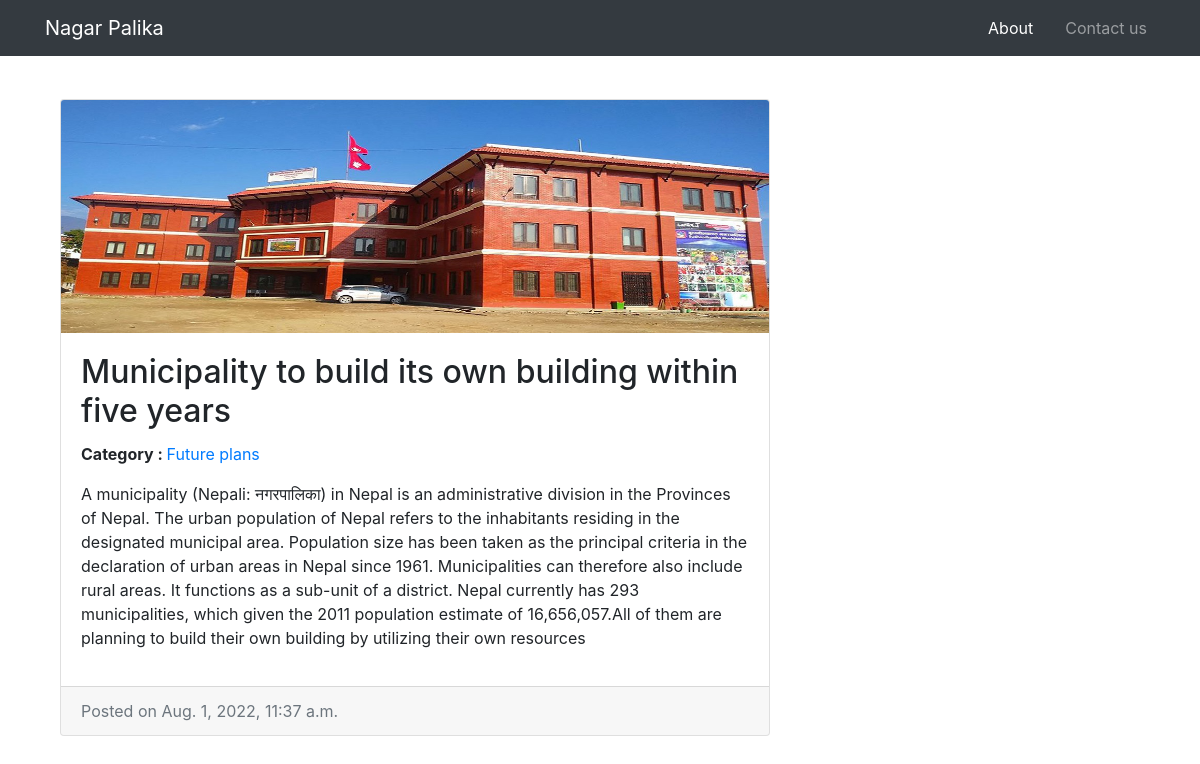
Page /search_by_news/4 on the committed database.
### News/models.py (models this page shows, shortened)
class Post(models.Model):
    Title=models.CharField(max_length=200)
    category=models.ForeignKey(Category, on_delete=models.CASCADE)
    subCategory=models.ForeignKey(SubCategory, on_delete=models.CASCADE)
    Description=models.CharField(max_length=1000)
    Update_date=models.DateTimeField(auto_now = True)
    Posting_date=models.DateTimeField(auto_now_add = True)
    Image= models.ImageField(upload_to='post/%Y/%m/%d',blank = True)
    slug = models.SlugField(max_length=200,unique=True)
    IsActive=models.BooleanField(default=True)

class Category(models.Model):
    Name=models.CharField(max_length=200)
    Description=models.CharField(max_length=1000)
    Update_date=models.DateTimeField(auto_now = True)
    Posting_date=models.DateTimeField(auto_now_add = True)
    slug = models.SlugField(max_length=200,unique=True)
    IsActive=models.BooleanField(default=True)
    def __str__(self):
        return self.Name

### News/views.py (the view)
# urls.py: path('search_by_news/<int:post_id>',views.newsfilter,name='post_filter'),
def newsfilter(request,post_id):
    post = Post.objects.filter(id=post_id)
    return render(request,"news_result.html",{'posts':post})

### templates/news_result.html (shortened to what this page needs)
{% extends 'base.html' %}
{% block content %}
<div class="container">
<div class="col-md-12">
    <div class="row" style="margin-top: 4%">
        <div class="col-md-8">
            {% for p in posts %}
            <div class="card mb-4">
                <img class="card-img-top" src="{{p.Image.url}}" alt="leaders news">
                <div class="card-body">
                    <h2 class="card-title">{{p.Title}}</h2>
                    <p><b>Category : </b> <a href="category.php?catid=6">{{p.category}}</a> </p>
                    <p>{{p.Description}}</p>
                </div>
                <div class="card-footer text-muted">
                    Posted on {{p.Posting_date}}
                </div>
            </div>
        {% endfor %}
    </div>
{% endblock content %}

### static/main.css (style rules this page uses)
body { padding-top: 54px; }
@media (min-width: 992px) { body { padding-top: 56px; } }

### rows in the picture
Post: Image (picture), Title "Municipality to build its own building within five years", category "Future plans", Description "A municipality (Nepali: नगरपालिका) in Nepal is an administrative division in the Provinces of Nepal. The urban population of Nepal refers to the inhabitants residing in the designated municipal area. Population size has been taken as the principal criteria in the declaration of urban areas in Nepal since 1961. Municipalities can therefore also include rural areas. It functions as a sub-unit of a district. Nepal currently has 293 municipalities, which given the 2011 population estimate of 16,656,057.All of them are planning to build their own building by utilizing their own resources", Posting_date "Aug. 1, 2022, 11:37 a.m."
